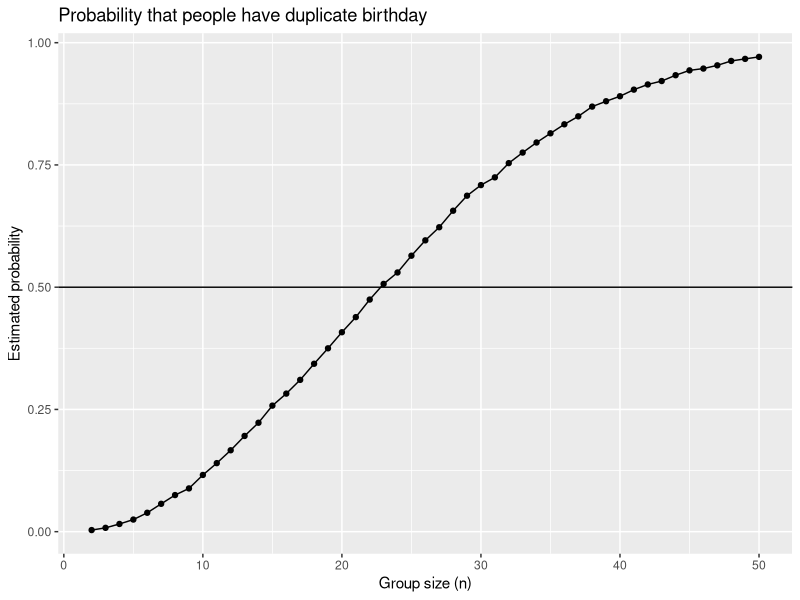
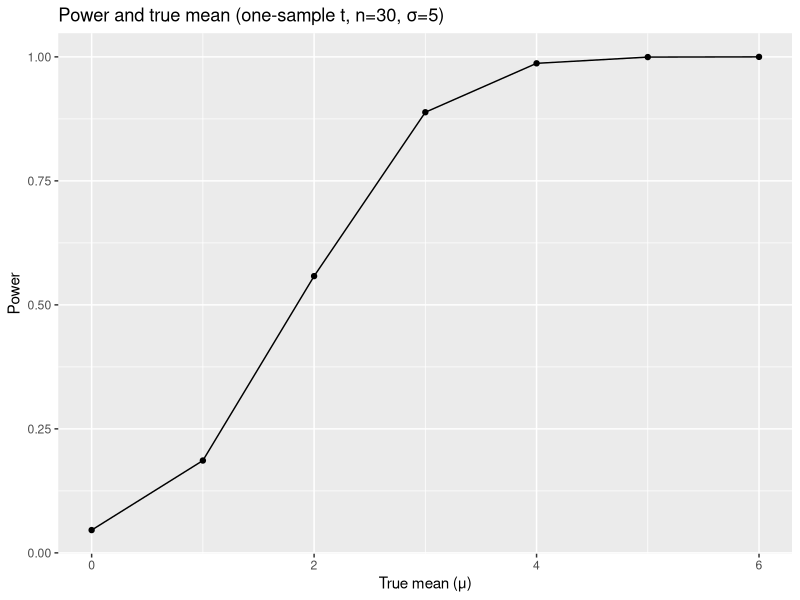

R code for these plots, in order:
## ---- chunk 1
knitr::opts_chunk$set(echo = TRUE)
library(tidyverse)
library(broom)
library(ggplot2)
library(dplyr)
set.seed(123)
## ---- chunk 2
check <- function(n) {
         any(duplicated(sample.int(365, size = n, replace = TRUE)))
}

# For group size of 2-50, run simulation 10000 times for each size
n_size <- 2:50
prob <- numeric(length(n_size))
for (i in seq_along(n_size)) {
    n <- n_size[i]
    prob[i] <- mean(replicate(10000, check(n)))
}
sim <- data.frame(n = n_size, prob = prob)

# Plot showing probability and group size
sim |>
    ggplot(aes(x = n, y = prob)) + geom_line() + geom_point() +
    geom_hline(yintercept = 0.5) +
    labs(title = "Probability that people have duplicate birthday", 
         x = "Group size (n)", y = "Estimated probability")
## ---- chunk 3
n <- 30
sigma <- 5
n_mu <- 0:6
alpha <- 0.05

# Simulation for a certain mu_true, return estimate and p-value
simulate <- function(mu_true) {
            x <- rnorm(n, mean = mu_true, sd = sigma)
            tt <- t.test(x, mu = 0)
            c(estimate = unname(tt$estimate), p.value = tt$p.value, 
              mu_true = mu_true)
}

# Simulation for all mu_true
result_list <- vector("list", length(n_mu))
for (i in seq_along(n_mu)) {
    mu <- n_mu[i]
    one_mu <- replicate(5000, simulate(mu), simplify = FALSE)
    result_list[[i]] <- bind_rows(one_mu)
}
# 7*5000 rows with 3 columns, estimate, p-value and mu_true 
sim_raw <- bind_rows(result_list)

# Calculate power
power_df <- sim_raw |>
            group_by(mu_true) |>
            summarise(power = mean(p.value < alpha), .groups = "drop")

# Calculate estimate mean
estimate_df <- sim_raw |>
               group_by(mu_true) |>
               summarise(mean_est = mean(estimate), 
                         mean_est_reject = mean(estimate[p.value < alpha]),
                         .groups = "drop")

# Plot of power and true mean
power_df |>
         ggplot(aes(x = mu_true, y = power)) + geom_line() + geom_point() +
         labs(title = "Power and true mean (one-sample t, n=30, σ=5)",
              x = "True mean (μ)", y = "Power")
